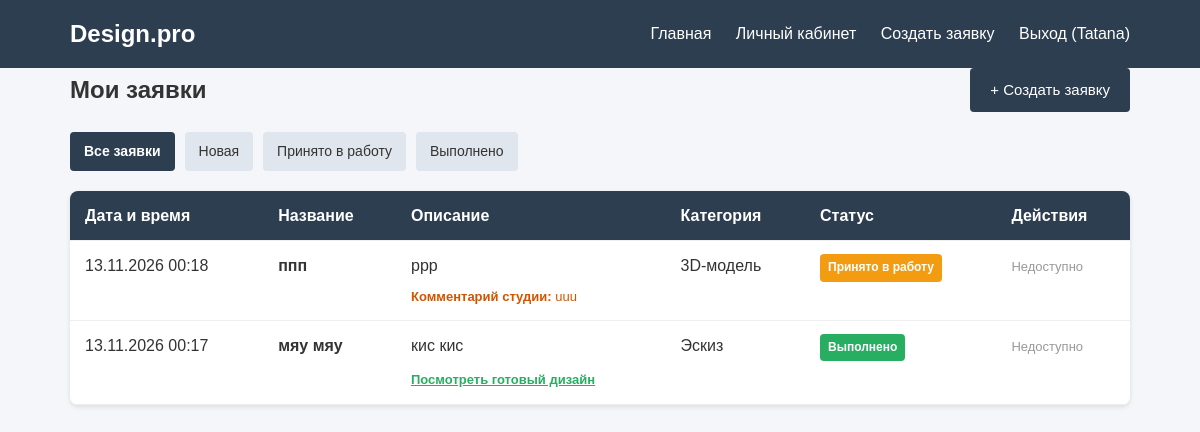
The page /dashboard/ (signed in) on the database as committed earlier.
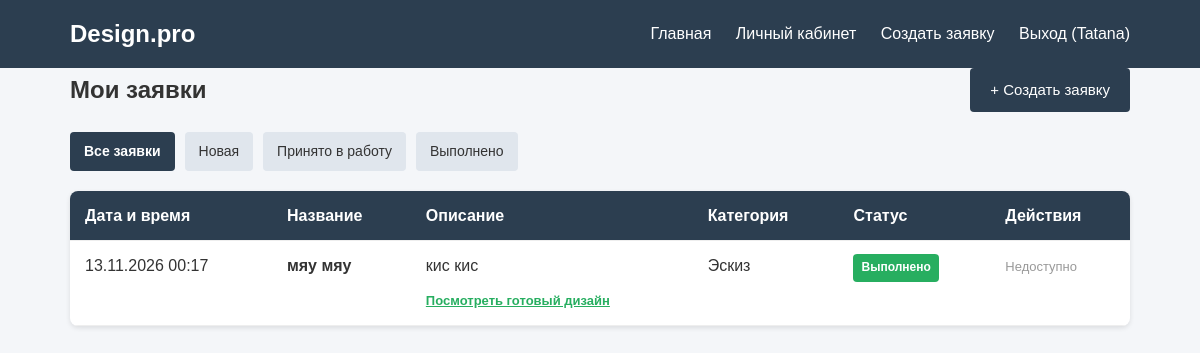
The same page on the database as committed later.
### main/models.py (models this page shows, shortened)
class Application(models.Model):
    STATUS_CHOICES = [
        ('new', 'Новая'),
        ('in_progress', 'Принято в работу'),
        ('completed', 'Выполнено'),
    ]
    user = models.ForeignKey(User, on_delete=models.CASCADE, related_name='applications', verbose_name='Пользователь')
    title = models.CharField(max_length=200, verbose_name='Название')
    description = models.TextField(verbose_name='Описание')
    category = models.ForeignKey(Category, on_delete=models.CASCADE, related_name='applications', verbose_name='Категория')
    plan_image = models.ImageField(upload_to='plans/', verbose_name='Фото помещения или план')
    design_image = models.ImageField(upload_to='designs/', blank=True, null=True, verbose_name='Изображение дизайна')
    comment = models.TextField(blank=True, null=True, verbose_name='Комментарий администратора')
    status = models.CharField(max_length=20, choices=STATUS_CHOICES, default='new', verbose_name='Статус')
    created_at = models.DateTimeField(auto_now_add=True, verbose_name='Дата создания')
    class Meta:
        verbose_name = 'Заявка'
        verbose_name_plural = 'Заявки'
        ordering = ['-created_at']

class Category(models.Model):
    name = models.CharField(max_length=100, unique=True, verbose_name='Название категории')
    class Meta:
        verbose_name = 'Категория'
        verbose_name_plural = 'Категории'

### main/views.py (the view)
# urls.py: path('dashboard/', views.dashboard, name='dashboard'),
@login_required
def dashboard(request):
    status_filter = request.GET.get('status', '')
    applications = Application.objects.filter(user=request.user).order_by('-created_at')
    if status_filter in ['new', 'in_progress', 'completed']:
        applications = applications.filter(status=status_filter)
    context = {
        'applications': applications,
        'status_filter': status_filter,
    }
    return render(request, 'main/dashboard.html', context)

### main/templates/main/dashboard.html (shortened to what this page needs)
{% extends 'main/base.html' %}
{% block content %}
    <div style="display: flex; justify-content: space-between; align-items: center;">
        <h2>Мои заявки</h2>
        <a href="{% url 'create_application' %}" class="btn">+ Создать заявку</a>
    </div>
    <div class="filter-bar">
        <a href="{% url 'dashboard' %}" class="filter-link {% if not status_filter %}active{% endif %}">Все заявки</a>
        <a href="?status=new" class="filter-link {% if status_filter == 'new' %}active{% endif %}">Новая</a>
        <a href="?status=in_progress" class="filter-link {% if status_filter == 'in_progress' %}active{% endif %}">Принято в работу</a>
        <a href="?status=completed" class="filter-link {% if status_filter == 'completed' %}active{% endif %}">Выполнено</a>
    </div>
    {% if applications %}
        <table class="data-table">
            <thead>
                <tr>
                    <th>Дата и время</th>
                    <th>Название</th>
                    <th>Описание</th>
                    <th>Категория</th>
                    <th>Статус</th>
                    <th>Действия</th>
                </tr>
            </thead>
            <tbody>
                {% for app in applications %}
                    <tr>
                        <td>{{ app.created_at|date:"d.m.Y H:i" }}</td>
                        <td><strong>{{ app.title }}</strong></td>
                        <td>
                            {{ app.description }}
                            {% if app.comment %}
                                <div style="margin-top: 8px; font-size: 13px; color: #d35400;">
                                    <strong>Комментарий студии:</strong> {{ app.comment }}
                                </div>
                            {% endif %}
                            {% if app.design_image %}
                                <div style="margin-top: 8px;">
                                    <a href="{{ app.design_image.url }}" target="_blank" style="font-size: 13px; color: #27ae60; font-weight: bold;">Посмотреть готовый дизайн</a>
                                </div>
                            {% endif %}
                        </td>
                        <td>{{ app.category.name }}</td>
                        <td>
                            <span class="badge badge-{{ app.status }}">
                                {{ app.get_status_display }}
                            </span>
                        </td>
                        <td>
                            {% if app.status == 'new' %}
                                <a href="{% url 'delete_application' app.pk %}" class="btn btn-danger" style="padding: 5px 10px; font-size: 13px;">Удалить</a>
                            {% else %}
                                <span style="color: #999; font-size: 13px;">Недоступно</span>
                            {% endif %}
                        </td>
                    </tr>
                {% endfor %}
            </tbody>
        </table>
    {% else %}
        <p style="margin-top: 20px;">Заявок с выбранным статусом пока нет.</p>
    {% endif %}
{% endblock %}

Rows that differ between the two databases and show on the page:
removed Application: created_at "13.11.2026 00:18", title "ппп", description "ррр", comment "uuu", category.name "3D-модель", status "Принято в работу", shows "Недоступно"
